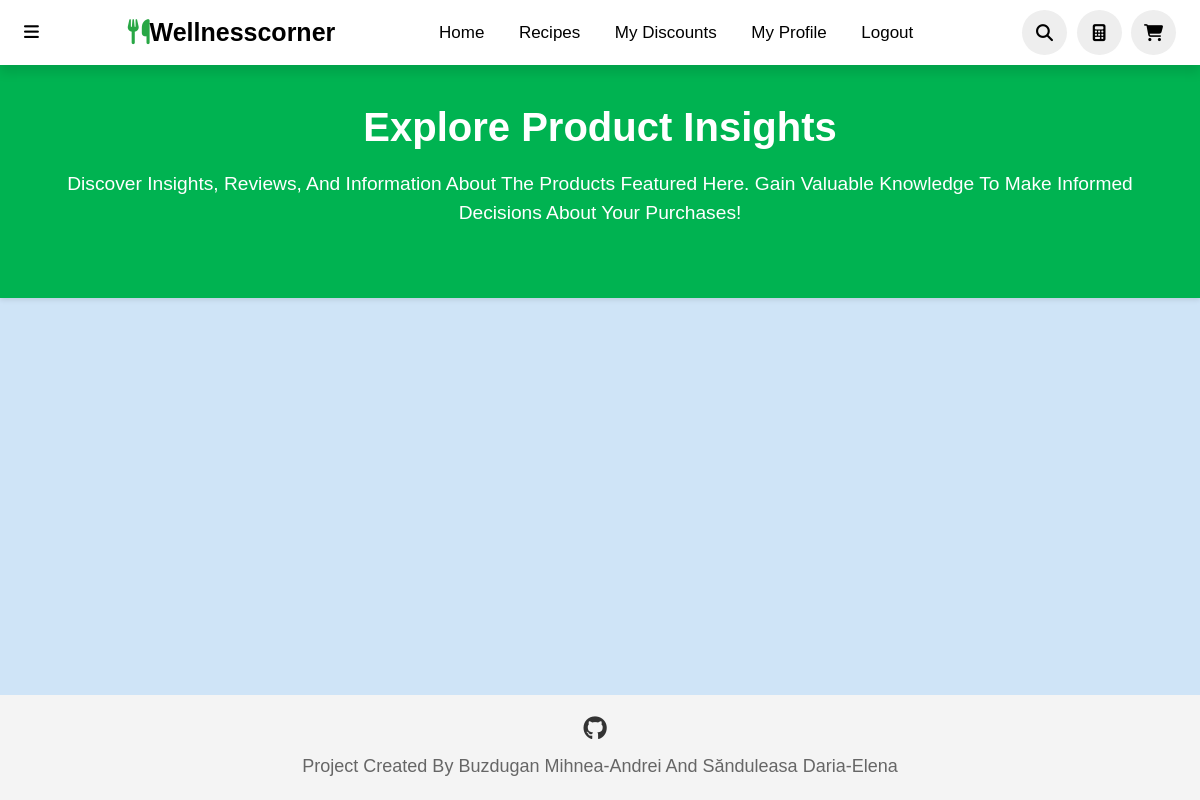
The page /my-posts/ (signed in) on the database as committed earlier.
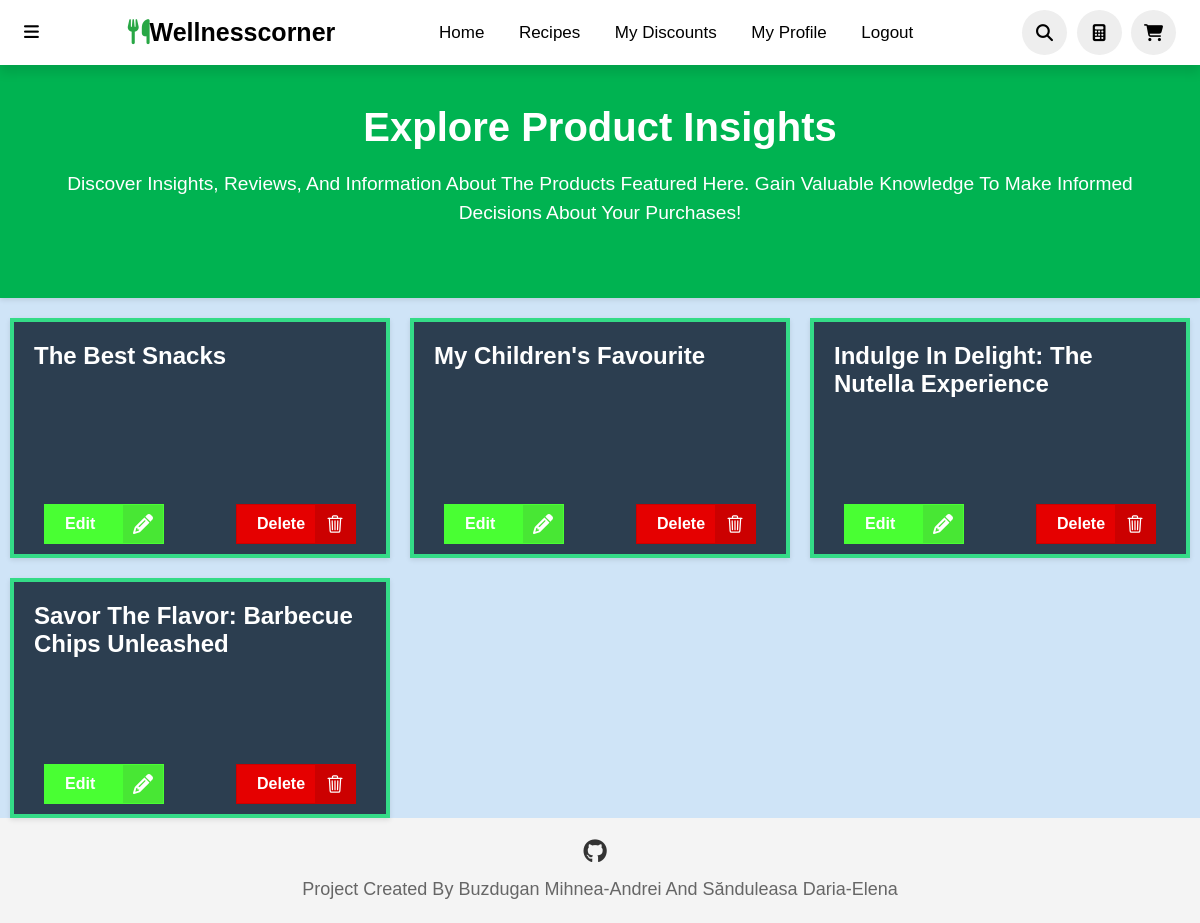
The same page on the database as committed later.
### WellnessCorner/models.py (models this page shows, shortened)
class Post(models.Model):
    user = models.ForeignKey(settings.AUTH_USER_MODEL, on_delete=models.CASCADE, null=True, blank=True)
    PRODUCT_CHOICES = (
        ('Product', 'Product'),
        ('ApiProduct', 'API Product'),
    )
    product_type = models.CharField(max_length=20, choices=PRODUCT_CHOICES, null=True, blank=True)
    object_id = models.PositiveIntegerField(default=0)
    product = GenericForeignKey('content_type', 'object_id')
    content_type = models.ForeignKey(ContentType, on_delete=models.CASCADE, null=True, blank=True)
    title = models.CharField(max_length=150, null=True, blank=True)
    content = models.TextField()
    product_name = models.CharField(max_length=255, null=True, blank=True)
    pub_date = models.DateTimeField(auto_now_add=True, null=True, blank=True)

### WellnessCorner/views.py (the view)
# urls.py: path('my-posts/', views.my_posts, name='my_posts'),
@login_required
def my_posts(request):
    posts = Post.objects.filter(user=request.user)
    for post in posts:
        post.editable = False
        if request.user == post.user:
            post.editable = True
    return render(request, 'my_posts.html', {'posts': posts})

### templates/my_posts.html (shortened to what this page needs)
{% load static %}
<!DOCTYPE html>
<html lang="en">
<head>
    <link rel="stylesheet" href="{% static 'footer.css' %}">
</head>
<body>
<header>
    <div class="more">
        <i class="fa-solid fa-bars" onclick="toggleBar()"></i>
    </div>
    <a class="logo"><i class="fas fa-utensils"></i>Wellnesscorner</a>
    <nav class="navbar">
        <a href="{% url 'index' %}">Home</a>
        <a href="{% url 'all_recipes' %}">Recipes</a>
        <a href="{% url 'user_discounts' %}">My discounts</a>
        <a href="{% url 'myaccount' %}">My Profile</a>
        <a href="{% url 'logout' %}">Logout</a>
    </nav>
    <div class="icons">
        <i class="fas fa-search" id="search-icon" onclick="toggleSearch()"></i>
        <a href="{% url 'calculator' %}" class="fa-solid fa-calculator"></a>
        <a href="{% url 'basket_page' %}" class="fas fa-shopping-cart"></a>
    </div>
</header>
    <div class="content-page">
        <div class="upper">
            <h2>Explore Product Insights</h2>
            <p>Discover insights, reviews, and information about the products featured here. Gain valuable knowledge to make informed decisions about your purchases!</p>
        </div>
        <div class="container">
            {% for post in posts %}
            <div class="card">
                <h2><a href="{% url 'post' post.id %}">{{ post.title }}</a></h2>
                <div class="button-group">
                    <div>
                        <a href="{% url 'edit_post' post.id %}" class="edit-button">
                            <span class="button__text">Edit</span>
                            <span class="button__icon">
                            </span>
                        </a>
                    </div>
                    <form method="post" action="{% url 'delete_post' post.id %}" style="display: inline;">
                        <button type="submit" class="delete-button">
                            <span class="button__text">Delete</span>
                            <span class="button__icon">
                            </span>
                        </button>
                    </form>
                </div>
            </div>
            {% endfor %}
        </div>
    </div>
    <footer class="footer">
    <div class="footer-container">
        <div class="social-media">
            <a href="https://github.com/MOMOKILLER000" class="social-icon"><i class="fa-brands fa-github"></i></a>
        </div>
        <p class="footer-text">Project created by Buzdugan Mihnea-Andrei and Sănduleasa Daria-Elena</p>
    </div>
</footer>
</body>
</html>

Rows that differ between the two databases and show on the page:
added Post: title "The Best Snacks"
added Post: title "My Children's Favourite"
added Post: title "Indulge In Delight: The Nutella Experience"
added Post: title "Savor The Flavor: Barbecue Chips Unleashed"
